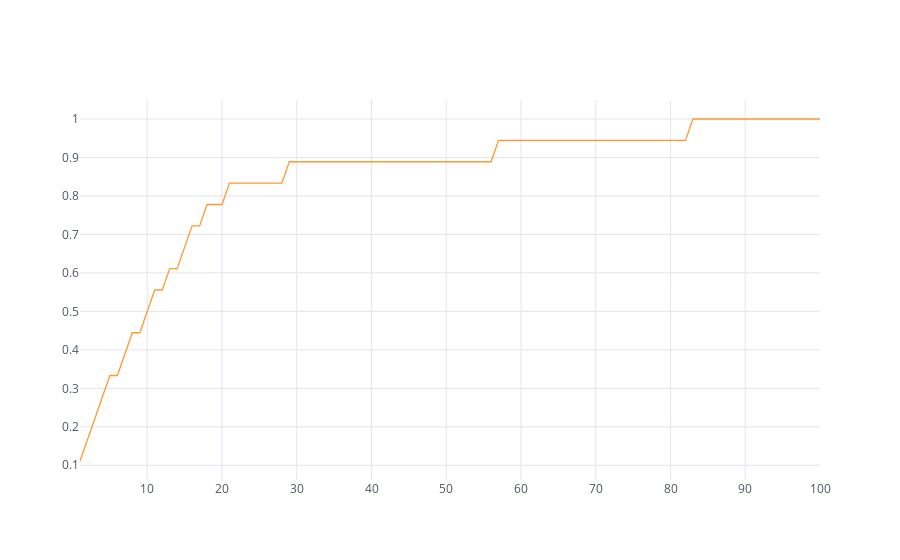

The code cell stored with this chart in its notebook:
### Code cell
df = pd.DataFrame(logger.iterations)
df.groupby("generation").agg("max").iplot(kind="scatter", y="fitness")

### Figure 1 — Plotly figure (JSON) as saved in the notebook; plotly's stock layout.template omitted (floating-point values rounded to 4 significant figures)
{"data": [{"line": {"color": "rgba(255, 153, 51, 1.0)", "dash": "solid", "shape": "linear", "width": 1.3}, "mode": "lines", "name": "fitness", "text": "", "type": "scatter", "uid": "6408251c-2ea4-442b-9fb6-01bb464dfa69", "x": [1, 2, 3, 4, 5, 6, 7, 8, 9, 10, 11, 12, 13, 14, 15, 16, 17, 18, 19, 20, 21, 22, 23, 24, 25, 26, 27, 28, 29, 30, 31, 32, 33, 34, 35, 36, 37, 38, 39, 40, 41, 42, 43, 44, 45, 46, 47, 48, 49, 50, 51, 52, 53, 54, 55, 56, 57, 58, 59, 60, 61, 62, 63, 64, 65, 66, 67, 68, 69, 70, 71, 72, 73, 74, 75, 76, 77, 78, 79, 80, 81, 82, 83, 84, 85, 86, 87, 88, 89, 90, 91, 92, 93, 94, 95, 96, 97, 98, 99, 100], "y": [0.1111, 0.1667, 0.2222, 0.2778, 0.3333, 0.3333, 0.3889, 0.4444, 0.4444, 0.5, 0.5556, 0.5556, 0.6111, 0.6111, 0.6667, 0.7222, 0.7222, 0.7778, 0.7778, 0.7778, 0.8333, 0.8333, 0.8333, 0.8333, 0.8333, 0.8333, 0.8333, 0.8333, 0.8889, 0.8889, 0.8889, 0.8889, 0.8889, 0.8889, 0.8889, 0.8889, 0.8889, 0.8889, 0.8889, 0.8889, 0.8889, 0.8889, 0.8889, 0.8889, 0.8889, 0.8889, 0.8889, 0.8889, 0.8889, 0.8889, 0.8889, 0.8889, 0.8889, 0.8889, 0.8889, 0.8889, 0.9444, 0.9444, 0.9444, 0.9444, 0.9444, 0.9444, 0.9444, 0.9444, 0.9444, 0.9444, 0.9444, 0.9444, 0.9444, 0.9444, 0.9444, 0.9444, 0.9444, 0.9444, 0.9444, 0.9444, 0.9444, 0.9444, 0.9444, 0.9444, 0.9444, 0.9444, 1, 1, 1, 1, 1, 1, 1, 1, 1, 1, 1, 1, 1, 1, 1, 1, 1, 1]}], "layout": {"autosize": true, "legend": {"bgcolor": "#FFFFFF", "font": {"color": "#4D5663"}}, "paper_bgcolor": "#FFFFFF", "plot_bgcolor": "#FFFFFF", "title": {"font": {"color": "#4D5663"}}, "xaxis": {"autorange": true, "gridcolor": "#E1E5ED", "range": [1, 100], "showgrid": true, "tickfont": {"color": "#4D5663"}, "title": {"font": {"color": "#4D5663"}, "text": ""}, "type": "linear", "zerolinecolor": "#E1E5ED"}, "yaxis": {"autorange": true, "gridcolor": "#E1E5ED", "range": [0.06173, 1.049], "showgrid": true, "tickfont": {"color": "#4D5663"}, "title": {"font": {"color": "#4D5663"}, "text": ""}, "type": "linear", "zerolinecolor": "#E1E5ED"}}}
